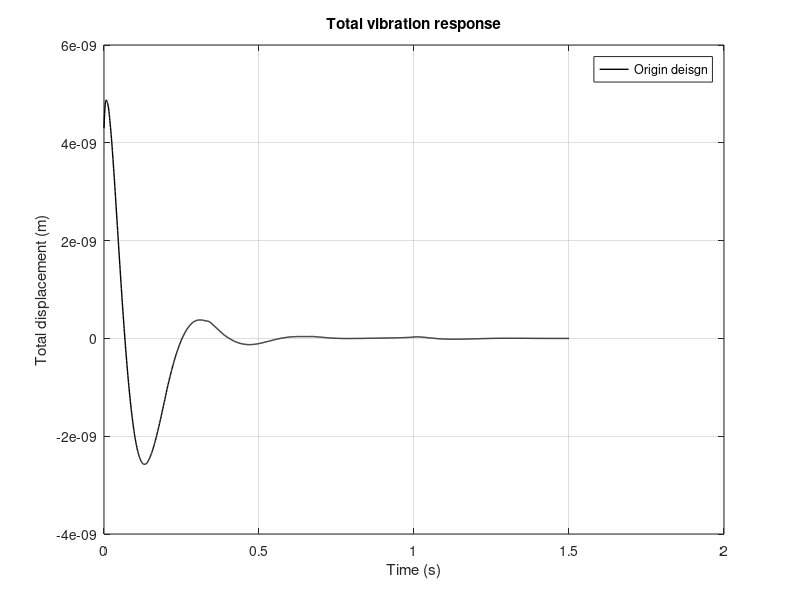

The MATLAB script that drew this image:
% Part.II Vibration response under the periodic motion
clc; clear all; close all;

% time and frequency domain
m = 20000; % kg
t = 0:0.001:1.5; % sec
f = 0:0.1:10;

% vibration response design
Y = 0.005; % maximum height of runway, m
k = 8e6; % N/m
c = 2e5; % N-s/m
z = c/(2*sqrt(k*m));
wn = sqrt(k/m);

% total vibration response
x_total = zeros(size(t));

for f_idx = 1:length(f)
    w = 2*pi*f_idx;
    x = zeros(size(t));

    for n = 1:2:10 
        r=n*w/wn; % frequency ratio or jth armonic
        phi = atan2(2*z*n*r, 1-r^2); % phase angle    
        bn = -0.02/(n*pi);
        H = 1/k * 1/sqrt((1-r^2)^2+(2*z*r)^2);
        x = x + bn*H*exp(-z*wn*t).*sin(n*w*t - phi);
    end 
    x_total = x_total + x;
end

figure
plot(t, x_total, 'k-', 'LineWidth', 1);
xlabel('Time (s)');
ylabel('Total displacement (m)');
legend('Origin deisgn');
title('Total vibration response')
grid on;